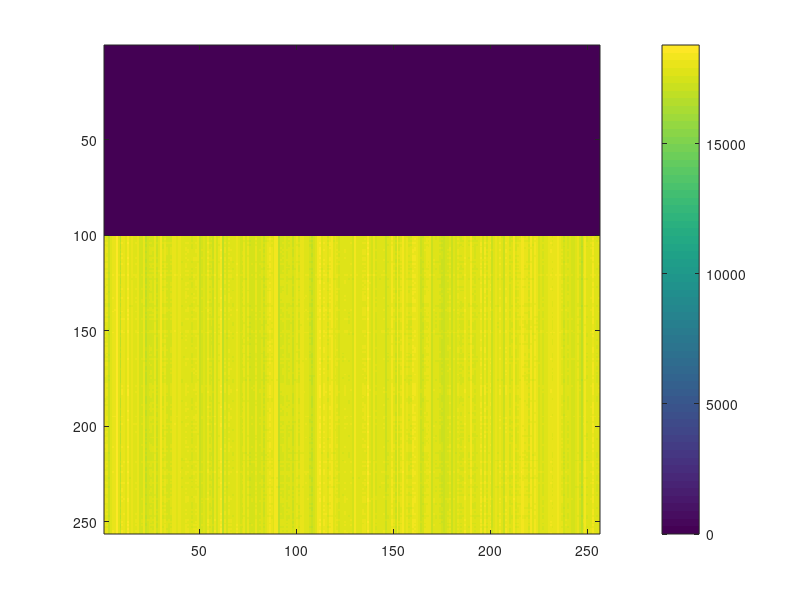
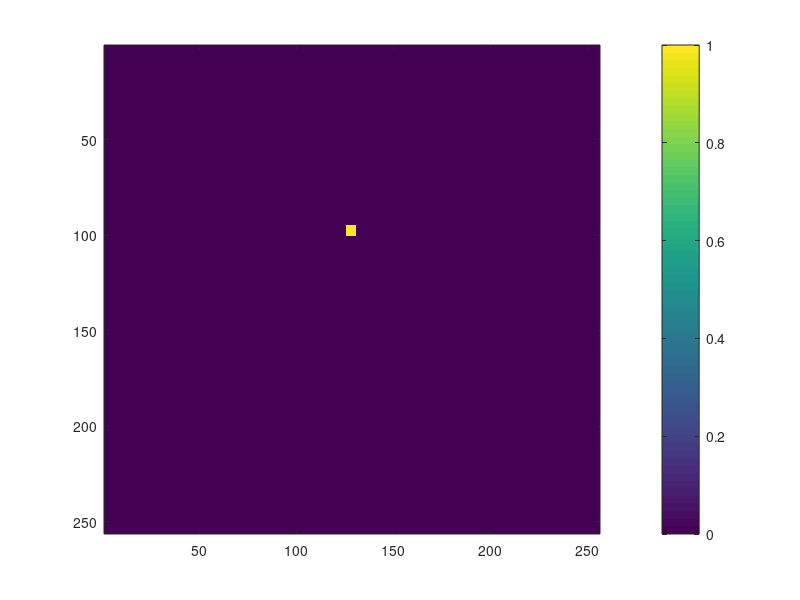

Reproduce these figures in MATLAB, in order. (Note: this script raises an error after producing the figures.)
%% Driver routine for PA source model
clear all
close all


% example absorption image , scattering parameter, and anisotropy
npixel =256;
muaimage = 500* rand(npixel ,npixel ); %1/m
mus = 14000; % 1/m
anistropy = .9; % dimensionless
spacing = [.004  .004 .001] ; % m 
mutr  = muaimage + mus * (1.0 - anistropy );
mueffimage = sqrt(3.0 * mutr * muaimage);
mueffimage(1:100,:) = 0.0;

% plot input
handle1 = figure(1);
imagesc(mueffimage)
colorbar

% laser location using roi mask
roimask = zeros(npixel ,npixel );
roimask(95:100,126:130) = 1;

% plot input
handle2 = figure(2);
imagesc(roimask,[0 1])
colorbar

%% Query the gpu device
% GPU must be reset on out of bounds errors
% reset(gpuDevice(1))
deviceInfo = gpuDevice(1);
numSMs = deviceInfo.MultiprocessorCount;

%% Compile and setup thread grid
% grid stride loop design pattern, 1-d grid
% http://devblogs.nvidia.com/parallelforall/cuda-pro-tip-write-flexible-kernels-grid-stride-loops/
ssptx = parallel.gpu.CUDAKernel('sdaFluenceModel.ptx', 'sdaFluenceModel.cu');
ssptx.GridSize =[numSMs*8 1];
threadsPerBlock= 768;
ssptx.ThreadBlockSize=[threadsPerBlock  1]


%% PA signal =  fluence x mua
% relative fluence power
Power = 1.0;
pasignalimage = PaSignal(ssptx,mueffimage ,spacing,Power, roimask);
max(max(pasignalimage ))
handle3 = figure(3);
imagesc(log(pasignalimage))
colorbar
